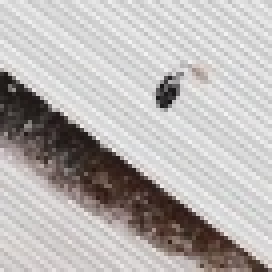
#> input picture data/104moire.jpg, 68 x 68 px (shown 4 times larger); its folder holds only this picture in this run
$ python -i Moire_generater.py   (imports and definitions only)
#> lines starting #> are read from the running program, lines starting #| are printed output that depends on the picture
import numpy as np
import matplotlib.pyplot as plt
import matplotlib.image as mpimg
import cv2
from PIL import Image
import PIL
import os

num = 0

def rotate(img, rot_angle):
    (h, w) = img.shape[:2]
    center = (w // 2, h // 2)
    M = cv2.getRotationMatrix2D(center, rot_angle, 1.0)
    rotated = cv2.warpAffine(img, M, (w, h))
    rotated_cropped = rotated[int(rotated.shape[0]*0.147):int(rotated.shape[0]*0.854), int(rotated.shape[1]*0.147):int(rotated.shape[1]*0.854), :]
    return rotated_cropped

def generate_img_with_moire(original_img_path,
                            res = 1000,
                            moire_prop = 0.1,
                            moire_cycle = 10,
                            rot_angle = 30,
                            down_sampling_mode = 10.7):

#> called with original_img_path = 'data/104moire.jpg', res = 1000, moire_prop = 0.1, moire_cycle = 10, rot_angle = 30, down_sampling_mode = 10.7
    global num
    num += 1

    img_mask = np.ones([res, res, 3])
    img_mask = [img_mask[index]*(moire_prop*np.sin(2*np.pi/moire_cycle*index)+1-moire_prop) for index in range(res)]
    # print(img_mask)

    img_content = np.ones([res, res, 3])
    #img_content[int(res/4):int(res/4*3), int(res/4):int(res/4*3), :] = img_content[int(res/4):int(res/4*3), int(res/4):int(res/4*3), :] - np.ones([int(res/2), int(res/2), 3])/2

    img_original = cv2.imread(original_img_path) / 255
    img_content = cv2.resize(img_original, (res, res), interpolation = cv2.INTER_CUBIC)
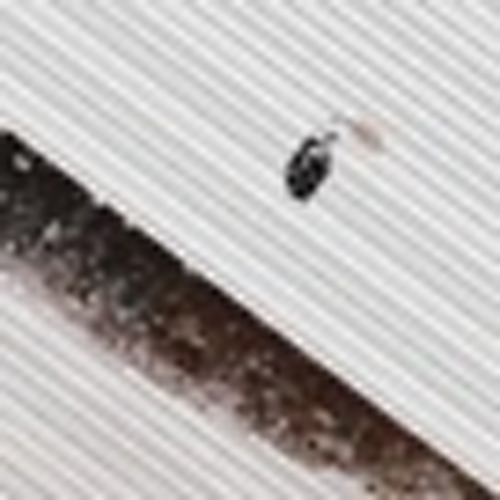
#> img_content: shape (1000, 1000, 3) float64 (shown at 1/2 size); mean B, G, R 0.703, 0.708, 0.725
    img_content[:, :, [0, 1, 2]] = img_content[:, :, [2, 1, 0]]

    img = img_mask * img_content
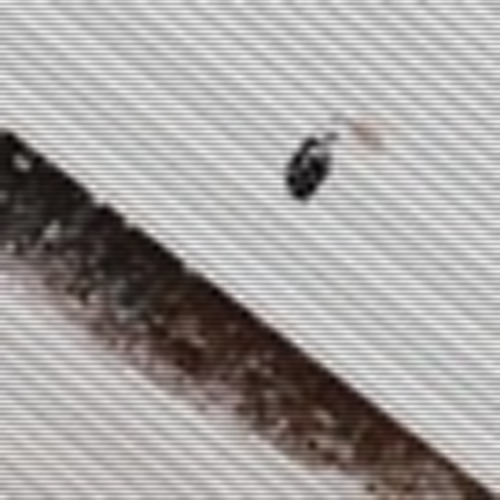
#> img: shape (1000, 1000, 3) float64 (shown at 1/2 size); mean R, G, B 0.652, 0.637, 0.632


    img_downsampling = np.zeros([int(res/down_sampling_mode), int(res/down_sampling_mode), 3])
    for x in range(img_downsampling.shape[0]):
        for y in range(img_downsampling.shape[0]):
            img_downsampling[x, y, :] = img[int(x*down_sampling_mode), int(y*down_sampling_mode), :]
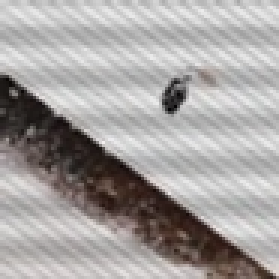
#> img_downsampling: shape (93, 93, 3) float64 (shown 3 times larger); mean R, G, B 0.655, 0.64, 0.635

    cv2.imwrite(str(num) + "original.jpg", rotate(img_content, rot_angle)*255)
#> in rotate, `rotated = cv2.warpAffine(img, M, (w, h))`:
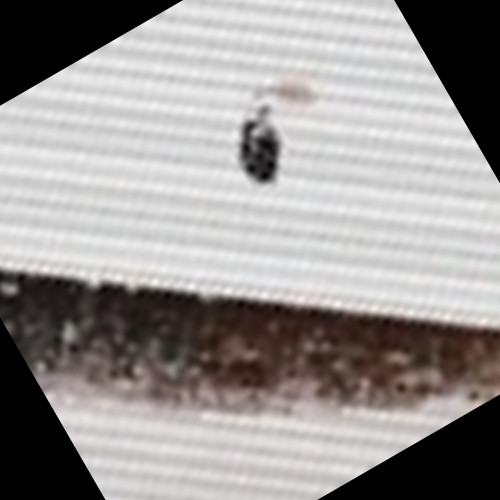
#> rotated: shape (1000, 1000, 3) float64 (shown at 1/2 size); mean R, G, B 0.602, 0.587, 0.582
#> in rotate, `rotated_cropped = rotated[int(rotated.shape[0]*0.147):int(rotated.shap..`:
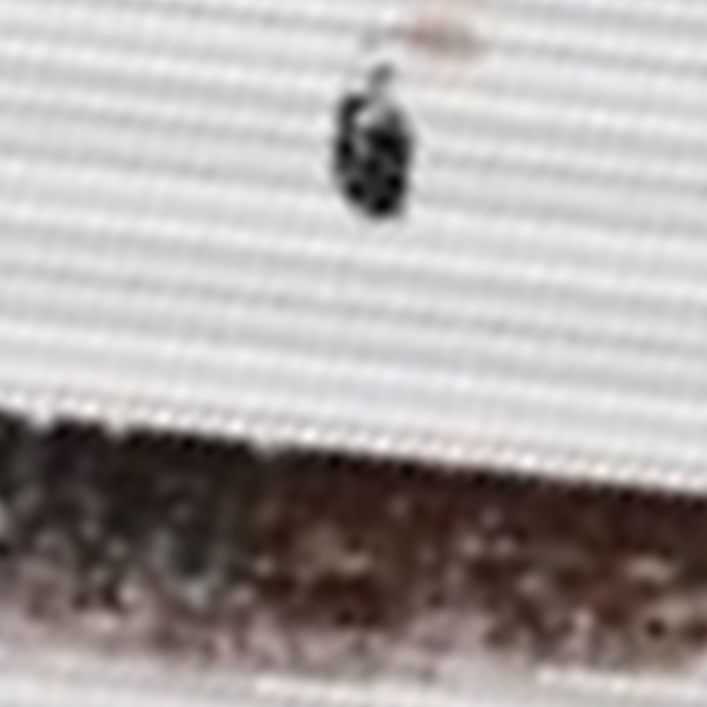
#> rotated_cropped: shape (707, 707, 3) float64; mean R, G, B 0.677, 0.656, 0.649
    cv2.imwrite(str(num) + "moire.jpg", rotate(img_downsampling, rot_angle)*255)
#> call 2 of rotate, with rot_angle = 30
#> in rotate (call 2), `rotated = cv2.warpAffine(img, M, (w, h))`:
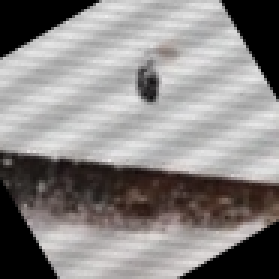
#> rotated: shape (93, 93, 3) float64 (shown 3 times larger); mean R, G, B 0.542, 0.529, 0.525
#> in rotate (call 2), `rotated_cropped = rotated[int(rotated.shape[0]*0.147):int(rotated.shap..`:
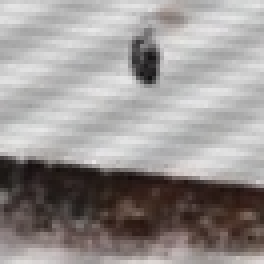
#> rotated_cropped: shape (66, 66, 3) float64 (shown 4 times larger); mean R, G, B 0.608, 0.59, 0.584


dir_path = "D:/11PRojects/ML_DL/moire_dataset/original_img/"
# [1 line that did not run here, left out]
# [6 lines not run here, left out]


>>> result = generate_img_with_moire('data/104moire.jpg')

$ run again, on data/105moire.jpg
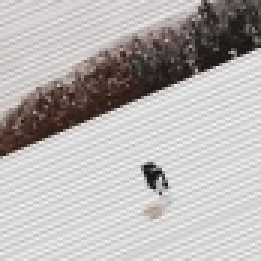
#> input picture data/105moire.jpg, 87 x 87 px (shown 3 times larger)
#> after the loop in generate_img_with_moire, `for x in range(img_downsampling.shape[0]):`:
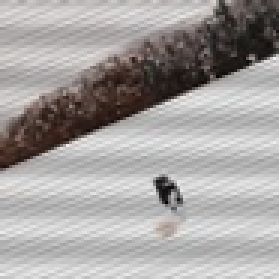
#> img_downsampling: shape (93, 93, 3) float64 (shown 3 times larger); mean R, G, B 0.648, 0.634, 0.63
#> rotated: shape (93, 93, 3) float64
#> in rotate (call 2), `rotated_cropped = rotated[int(rotated.shape[0]*0.147):int(rotated.shap..`:
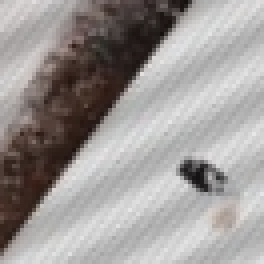
#> rotated_cropped: shape (66, 66, 3) float64 (shown 4 times larger); mean R, G, B 0.62, 0.602, 0.596

$ run again, on data/121moire.jpg
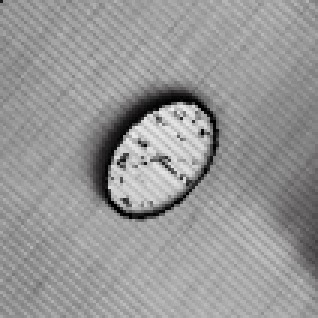
#> input picture data/121moire.jpg, 106 x 106 px (shown 3 times larger)
#> after the loop in generate_img_with_moire, `for x in range(img_downsampling.shape[0]):`:
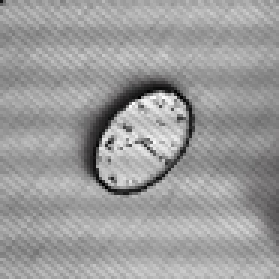
#> img_downsampling: shape (93, 93, 3) float64 (shown 3 times larger); mean R, G, B 0.536, 0.536, 0.536; drawn with min black and max white
#> rotated: shape (93, 93, 3) float64
#> in rotate (call 2), `rotated_cropped = rotated[int(rotated.shape[0]*0.147):int(rotated.shap..`:
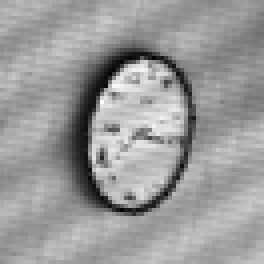
#> rotated_cropped: shape (66, 66, 3) float64 (shown 4 times larger); mean R, G, B 0.529, 0.528, 0.529; drawn with min black and max white
